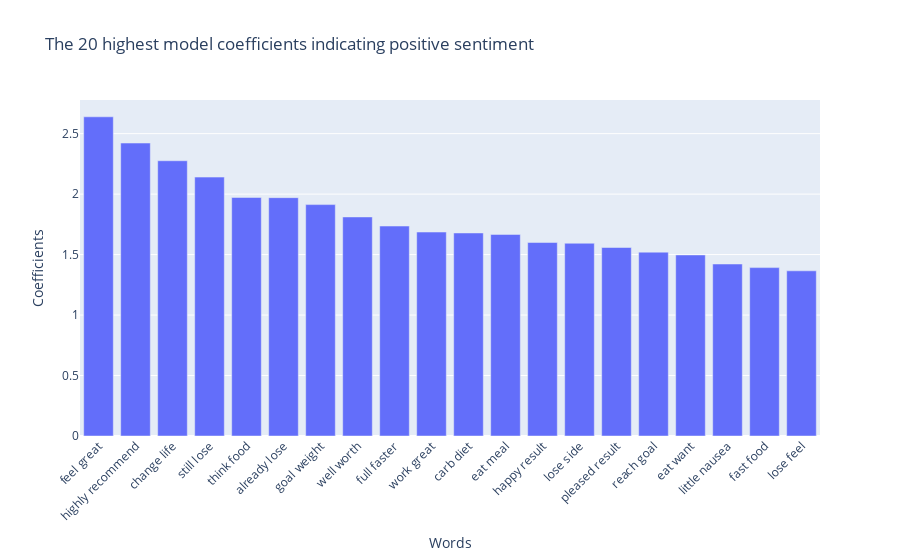

This figure's notebook cell:
### Markdown cell above
We can create a dataframe of the logistic regression coefficients and their features. We can extract the top 20 rows and plot them. Higher coefficients indicate a stronger influence of the corresponding independent variable on the probability of the event of interest occurring. In this case, we are looking for words indicating positive sentiment.

### Code cell
# Create a dataframe of the coeffients and the features
word_counts = pd.DataFrame(
    {"coefficients": logreg.coef_[0]},
    index = vectorized.get_feature_names_out()
).sort_values("coefficients", ascending=False)

# Select the top 20 rows
top_20_positive = word_counts.head(20)

# Create the bar plot
fig = px.bar(top_20_positive,
             x=top_20_positive.index,
             y='coefficients',
             labels={'coefficients': 'Coefficients', 'index': 'Words'},
             title="The 20 highest model coefficients indicating positive sentiment"
)

# Rotate x-axis labels by 45 degrees
fig.update_layout(xaxis_tickangle=-45)

# Show the plot
fig.show()

### Figure 1 — Plotly figure (JSON) as saved in the notebook; plotly's stock layout.template omitted (floating-point values rounded to 4 significant figures)
{"data": [{"alignmentgroup": "True", "hovertemplate": "Words=%{x}<br>Coefficients=%{y}<extra></extra>", "legendgroup": "", "marker": {"color": "#636efa", "pattern": {"shape": ""}}, "name": "", "offsetgroup": "", "orientation": "v", "showlegend": false, "textposition": "auto", "type": "bar", "x": ["feel great", "highly recommend", "change life", "still lose", "think food", "already lose", "goal weight", "well worth", "full faster", "work great", "carb diet", "eat meal", "happy result", "lose side", "pleased result", "reach goal", "eat want", "little nausea", "fast food", "lose feel"], "xaxis": "x", "y": [2.639, 2.422, 2.276, 2.141, 1.972, 1.971, 1.913, 1.811, 1.736, 1.686, 1.679, 1.667, 1.6, 1.594, 1.559, 1.52, 1.497, 1.422, 1.392, 1.366], "yaxis": "y"}], "layout": {"autosize": true, "barmode": "relative", "legend": {"tracegroupgap": 0}, "title": {"text": "The 20 highest model coefficients indicating positive sentiment"}, "xaxis": {"anchor": "y", "autorange": true, "domain": [0, 1], "range": [-0.5, 19.5], "tickangle": -45, "title": {"text": "Words"}, "type": "category"}, "yaxis": {"anchor": "x", "autorange": true, "domain": [0, 1], "range": [0, 2.778], "title": {"text": "Coefficients"}, "type": "linear"}}}
